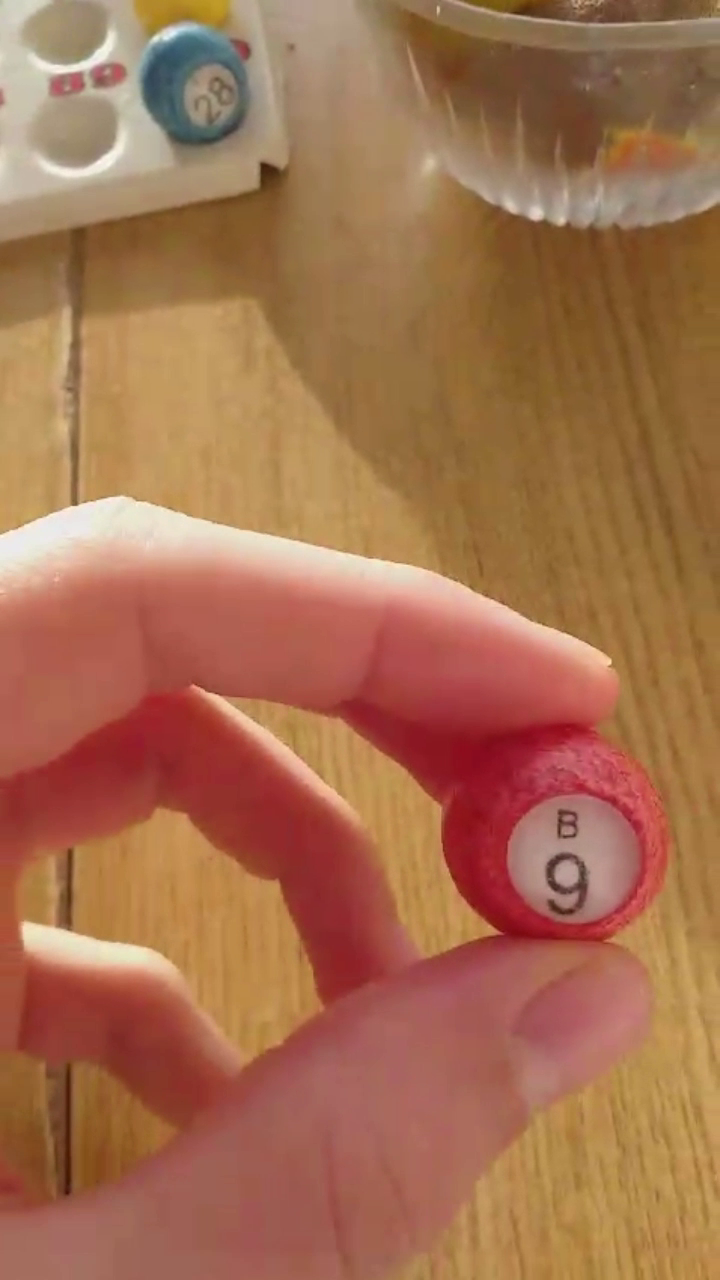
#> input picture frame 8 of video/boule9.mp4, 720 x 1280 px
$ python test4.py
#> lines starting #> are read from the running program, lines starting #| are printed output that depends on the picture; after the words box and inside, x2 and y2 are one past the last pixel; in counts of white or black regions, pixels touching at a corner belong together
import cv2
import os

def extract_frames(video_path):
    """
    Extrait les frames d'une vidéo, applique un traitement d'image et les sauvegarde dans un dossier.
    :param video_path: Chemin de la vidéo (MP4, AVI, etc.)
    """
#> called with video_path = 'video/boule9.mp4'
    # Vérifier si la vidéo existe
    if not os.path.exists(video_path):
        print(f"Erreur : La vidéo '{video_path}' est introuvable.")
        return

    # Obtenir le nom de la vidéo (sans extension)
    video_name = os.path.splitext(os.path.basename(video_path))[0]

    # Créer un dossier pour stocker les frames
    output_dir = f"{video_name}_frames"
    os.makedirs(output_dir, exist_ok=True)
    print(f"Les frames seront enregistrées dans : {output_dir}/")

    # Charger la vidéo
    cap = cv2.VideoCapture(video_path)
    if not cap.isOpened():
        print("Erreur : Impossible d'ouvrir la vidéo.")
        return

    # Initialiser le compteur de frames
    frame_number = 0

    while True:
        ret, frame = cap.read()  # Lire une frame
#> frame is the input picture: shape (1280, 720, 3); mean B, G, R 79.3, 111.2, 164.3
        if not ret:  # Fin de la vidéo
            break

        # Conversion en niveaux de gris
        gray = cv2.cvtColor(frame, cv2.COLOR_BGR2GRAY)
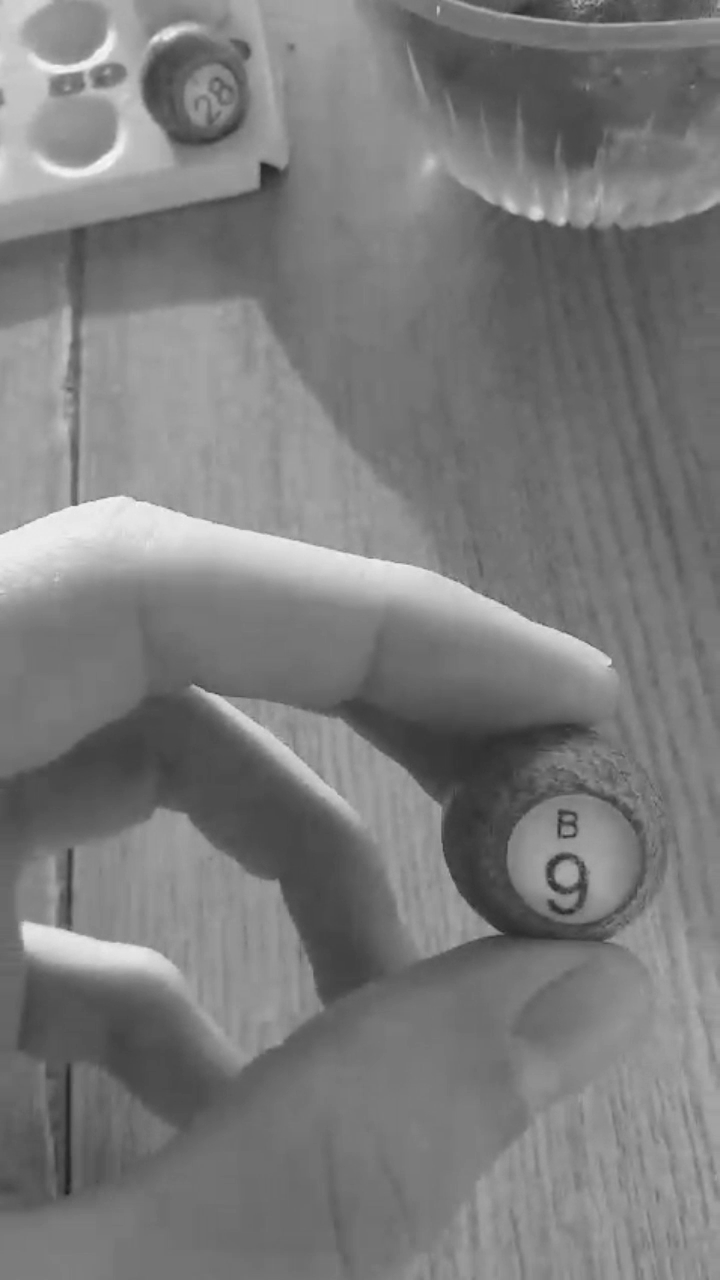
#> gray: shape (1280, 720); min 29, max 248, mean 123.4

        # Appliquer un flou pour réduire le bruit
        blurred = cv2.GaussianBlur(gray, (5, 5), 0)

        # Binarisation (seuil adaptatif pour distinguer le texte)
        _, binary = cv2.threshold(blurred, 0, 255, cv2.THRESH_BINARY + cv2.THRESH_OTSU)
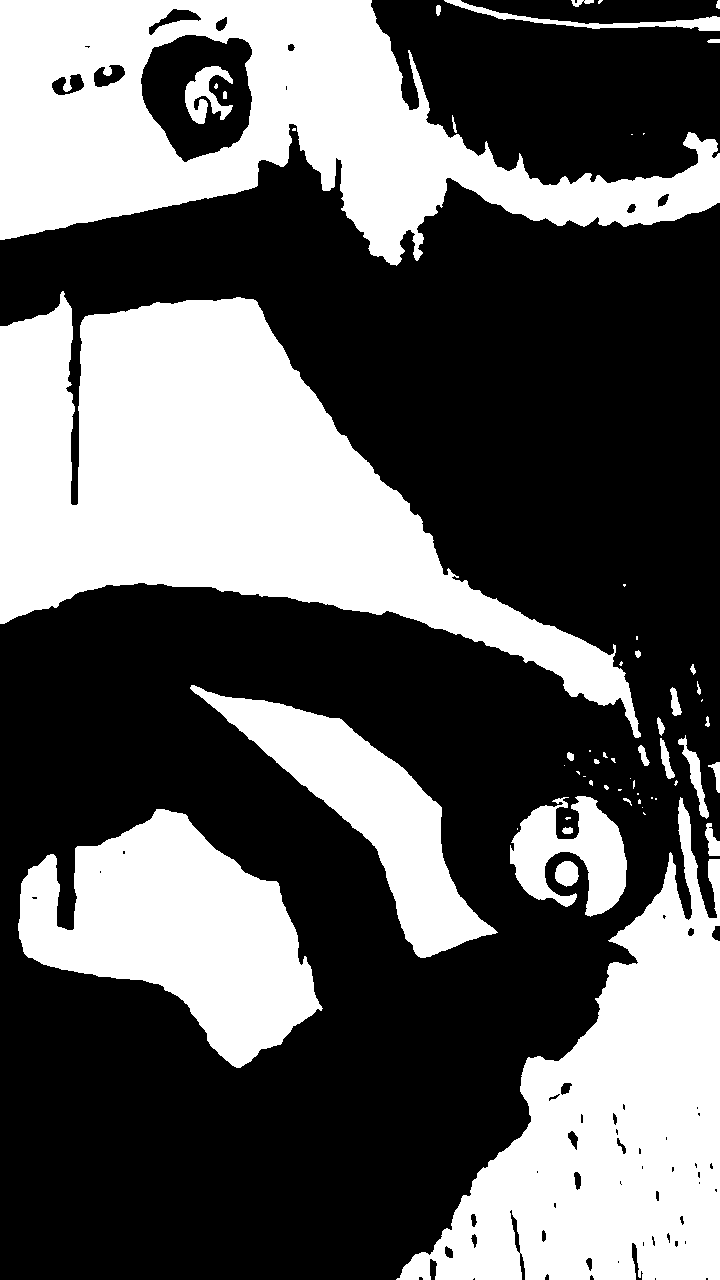
#> binary: shape (1280, 720); 38.2% white; 59 white regions (29 under 20 px), largest, box (x1, y1, x2, y2) and area: (0, 291, 641, 738) 113666, (0, 0, 720, 266) 88188, (396, 797, 720, 1280) 70740

        # Optionnel : Inverser les couleurs si nécessaire (texte sombre sur fond clair attendu par Tesseract)
        inverted = cv2.bitwise_not(binary)

        # Nom du fichier de la frame traitée
        frame_filename = os.path.join(output_dir, f"frame_{frame_number:05d}.jpg")

        # Sauvegarder la frame traitée comme image
        cv2.imwrite(frame_filename, inverted)
        print(f"Frame {frame_number} sauvegardée : {frame_filename}")

        frame_number += 1

    # Libérer les ressources
    cap.release()
    print("Extraction terminée.")

# Exemple d'utilisation
video_path = "video/boule9.mp4"  # Remplace par le chemin de ta vidéo
extract_frames(video_path)

$ run again, starting later in the video
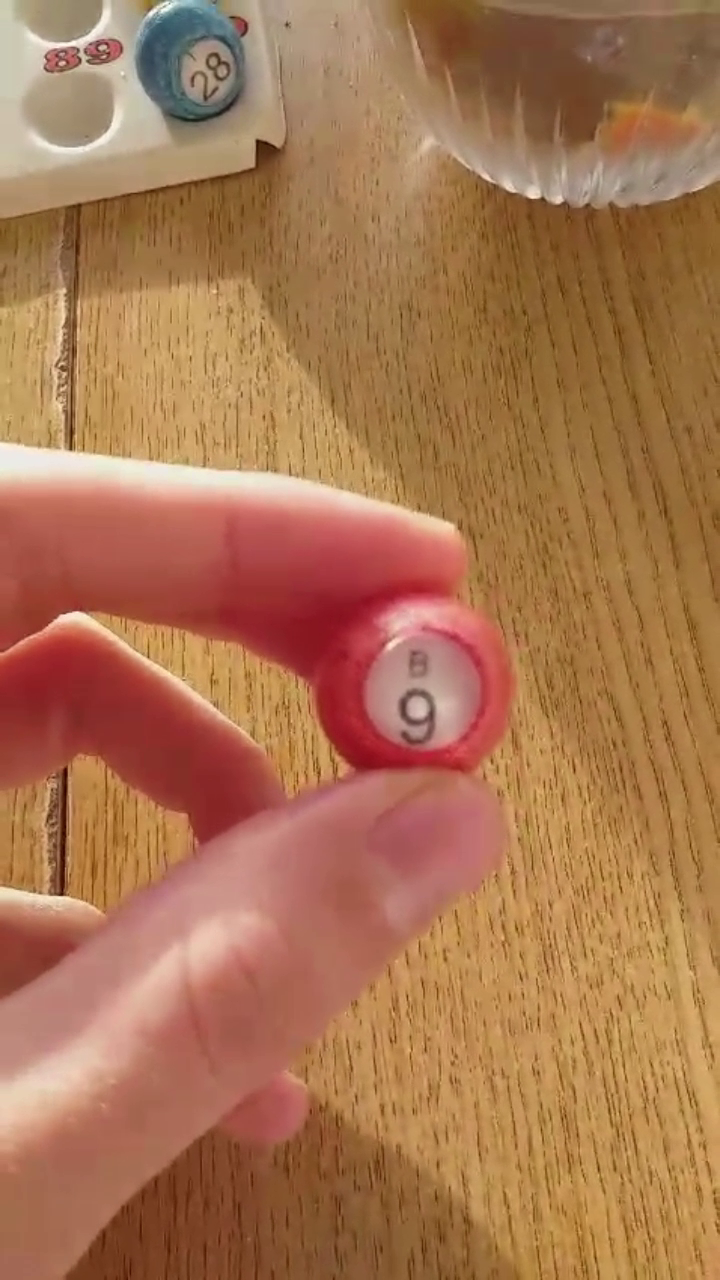
#> input picture frame 38 of video/boule9.mp4, 720 x 1280 px
#> in extract_frames, frame is the input picture: shape (1280, 720, 3); mean B, G, R 80.9, 116.9, 168.7
#> in extract_frames, `gray = cv2.cvtColor(frame, cv2.COLOR_BGR2GRAY)`:
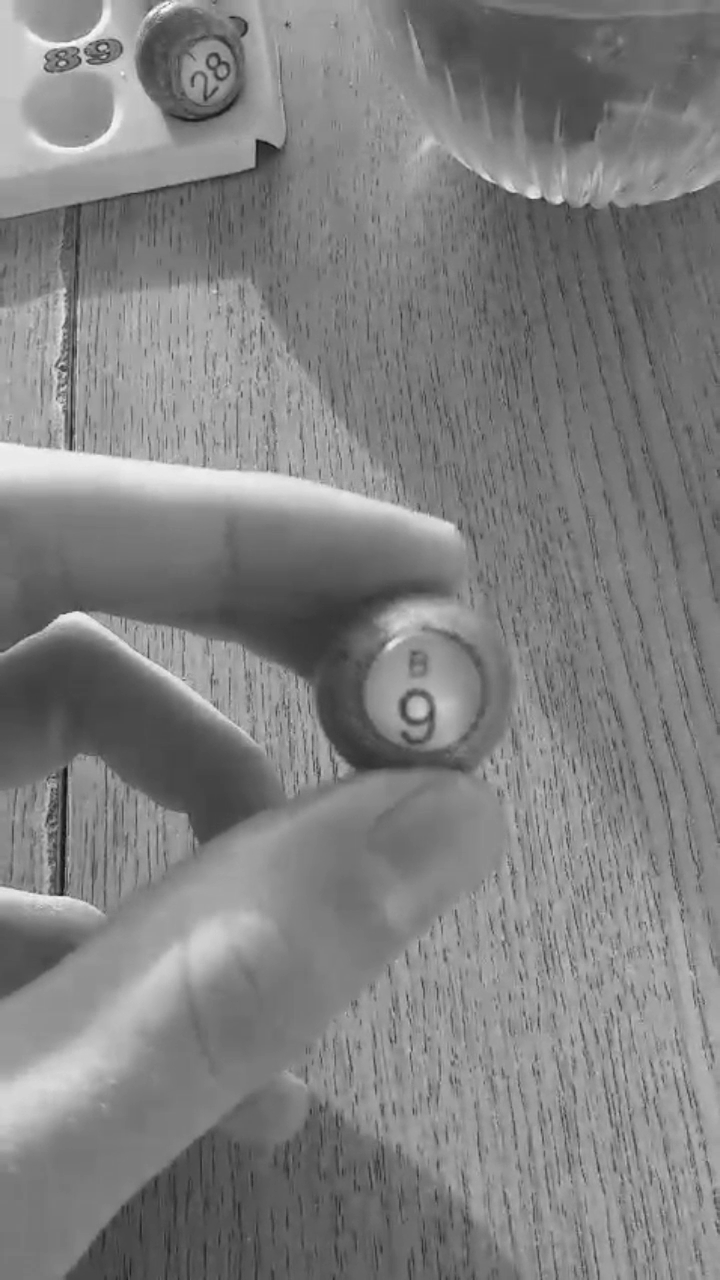
#> gray: shape (1280, 720); min 15, max 251, mean 128.3
#> in extract_frames, `_, binary = cv2.threshold(blurred, 0, 255, cv2.THRESH_BINARY + cv2.THR..`:
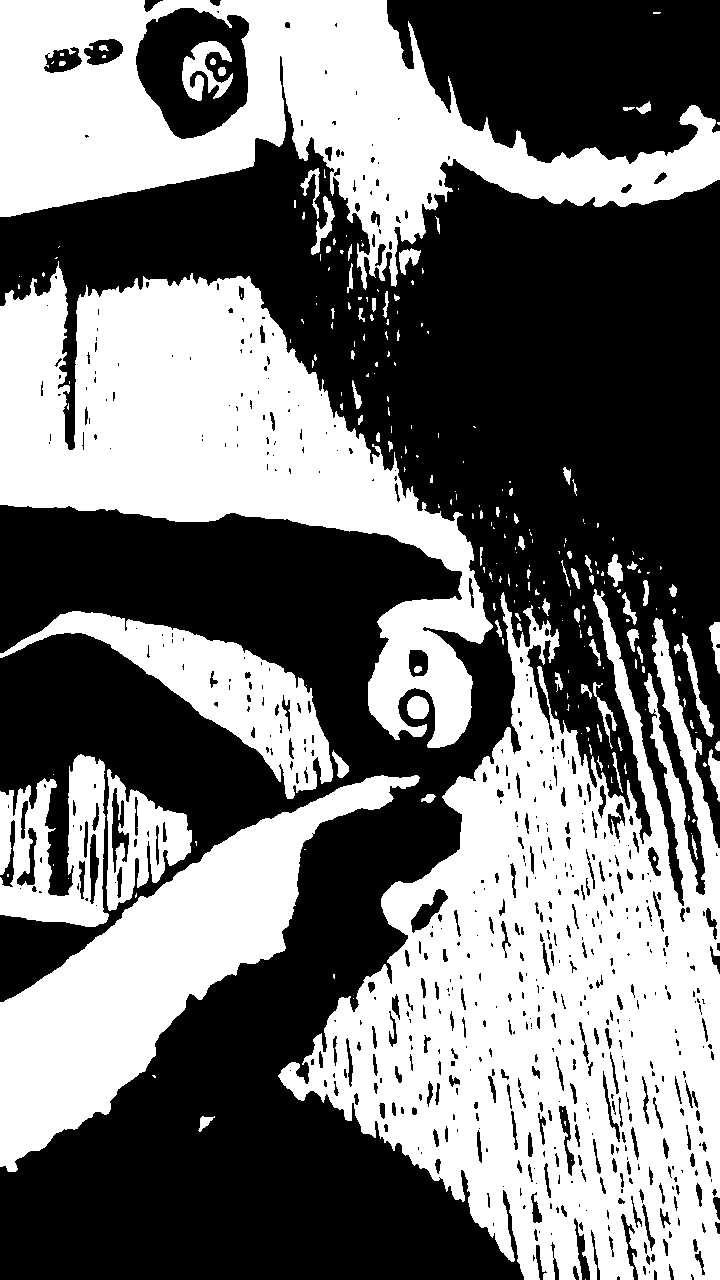
#> binary: shape (1280, 720); 45.5% white; 245 white regions (165 under 20 px), largest, box (x1, y1, x2, y2) and area: (278, 589, 720, 1280) 152999, (0, 261, 493, 748) 90055, (0, 0, 720, 290) 83393
